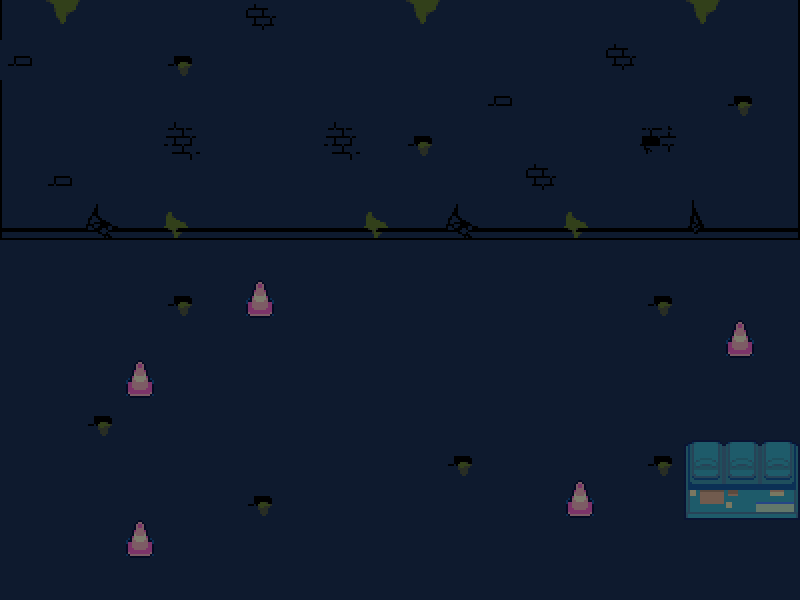

The image is a tile-based game level rendered from a .tmx file. Its description and complete source (layers, tilesets, objects, tile grids) follow:
An orthogonal 20x15 tile map with 40x40 px tiles, 2 tile layers (Tile Layer 1, Tile Layer 2) and 13 objects (spawn, interactable, npc, savepoint).

<map version="1.10" tiledversion="1.10.1" orientation="orthogonal" renderorder="right-down" width="20" height="15" tilewidth="40" tileheight="40" infinite="0" nextlayerid="6" nextobjectid="16">
 <editorsettings>
  <export target="dumbierm.lua" format="lua" />
 </editorsettings>
 <properties>
  <property name="music" value="deltarune/cybercity_alt" />
  <property name="name" value="Dumbie - Dark Place /ref /srs" />
 </properties>
 <tileset firstgid="1" source="../tilesets/city_alleyway.tsx" />
 <layer id="1" name="Tile Layer 1" width="20" height="15">
  <data encoding="csv">
289,280,290,290,290,290,279,290,290,290,280,290,290,290,290,290,290,280,290,299,
278,290,290,290,295,290,290,290,290,290,290,290,290,290,290,279,290,290,290,299,
289,298,290,298,298,290,290,290,290,290,290,290,278,290,290,290,290,290,295,299,
289,298,298,298,293,298,298,298,293,298,295,298,298,298,298,298,294,298,298,299,
289,278,298,298,298,298,298,298,298,298,298,298,298,279,298,298,298,298,298,299,
304,305,308,305,310,305,305,305,305,310,305,308,305,305,310,305,305,309,305,314,
298,298,298,298,298,298,298,298,298,298,298,298,298,298,298,298,298,298,298,298,
298,298,298,298,295,298,298,298,298,298,298,298,298,298,298,298,295,298,298,298,
298,298,298,298,298,298,298,298,298,298,298,298,298,298,298,298,298,298,298,298,
298,298,298,298,298,298,298,298,298,298,298,298,298,298,298,298,298,298,298,298,
298,298,295,298,298,298,298,298,298,298,298,298,298,298,298,298,298,298,298,298,
298,298,298,298,298,298,298,298,298,298,298,295,298,298,298,298,295,298,298,298,
298,298,298,298,298,298,295,298,298,298,298,298,298,298,298,298,298,298,298,298,
298,298,298,298,298,298,298,298,298,298,298,298,298,298,298,298,298,298,298,298,
298,298,298,298,298,298,298,298,298,298,298,298,298,298,298,298,298,298,298,298
</data>
 </layer>
 <layer id="2" name="Tile Layer 2" width="20" height="15">
  <data encoding="csv">
0,0,0,0,0,0,0,0,0,0,0,0,0,0,0,0,0,0,0,0,
0,0,0,0,0,0,0,0,0,0,0,0,0,0,0,0,0,0,0,0,
0,0,0,0,0,0,0,0,0,0,0,0,0,0,0,0,0,0,0,0,
0,0,0,0,0,0,0,0,0,0,0,0,0,0,0,0,0,0,0,0,
0,0,0,0,0,0,0,0,0,0,0,0,0,0,0,0,0,0,0,0,
0,0,0,0,0,0,0,0,0,0,0,0,0,0,0,0,0,0,0,0,
0,0,0,0,0,0,0,0,0,0,0,0,0,0,0,0,0,0,0,0,
0,0,0,0,0,0,229,0,0,0,0,0,0,0,0,0,0,0,0,0,
0,0,0,0,0,0,0,0,0,0,0,0,0,0,0,0,0,0,229,0,
0,0,0,229,0,0,0,0,0,0,0,0,0,0,0,0,0,0,0,0,
0,0,0,0,0,0,0,0,0,0,0,0,0,0,0,0,0,0,0,0,
0,0,0,0,0,0,0,0,0,0,0,0,0,0,0,0,0,222,223,224,
0,0,0,0,0,0,0,0,0,0,0,0,0,0,229,0,0,237,238,239,
0,0,0,229,0,0,0,0,0,0,0,0,0,0,0,0,0,0,0,0,
0,0,0,0,0,0,0,0,0,0,0,0,0,0,0,0,0,0,0,0
</data>
 </layer>
 <objectgroup color="#5500ff" id="3" name="collision">
  <object id="1" x="240" y="280" width="40" height="40" />
  <object id="2" x="120" y="520" width="40" height="40" />
  <object id="3" x="560" y="480" width="40" height="40" />
  <object id="4" x="720" y="320" width="40" height="40" />
  <object id="5" x="0" y="200" width="800" height="40" />
  <object id="6" x="800" y="240" width="40" height="360" />
  <object id="7" x="0" y="600" width="800" height="40" />
  <object id="8" x="-40" y="240" width="40" height="360" />
  <object id="11" x="120" y="360" width="40" height="40" />
 </objectgroup>
 <objectgroup color="#ff00ff" id="4" name="markers">
  <object id="10" name="spawn" x="740" y="560">
   <point />
  </object>
 </objectgroup>
 <objectgroup color="#ff00ff" id="5" name="objects">
  <object id="13" name="interactable" x="684.667" y="440" width="115.333" height="80">
   <properties>
    <property name="cutscene" value="warp_bin" />
    <property name="solid" type="bool" value="true" />
   </properties>
  </object>
  <object id="9" name="npc" x="400" y="320">
   <properties>
    <property name="actor" value="dumbie" />
    <property name="cutscene" value="devroom.dumbie" />
    <property name="flagcheck" value="!dumbie_inparty" />
   </properties>
   <point />
  </object>
  <object id="15" name="savepoint" x="720" y="240" width="40" height="40">
   <properties>
    <property name="text">* The power of Dummies feels you with sadness.[wait:5]
* This guy is a asshole isn't he?</property>
   </properties>
  </object>
 </objectgroup>
</map>
